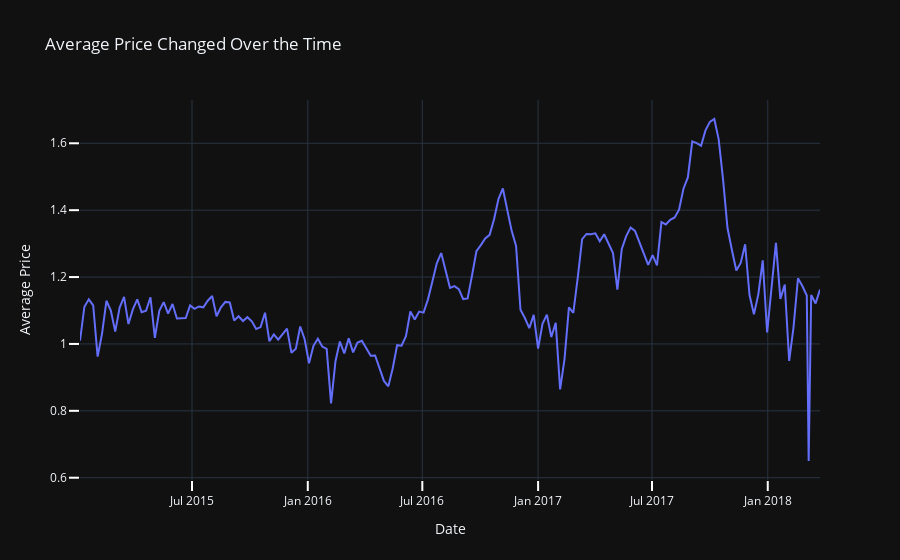

Notebook cell for this chart:
### Code cell
fig = px.line(avg_price_time,x='Date',y='AveragePrice',
      title='Average Price Changed Over the Time', labels=dict(AveragePrice='Average Price'))
style_tick_marks()
fig.show()

### Figure 1 — Plotly figure (JSON) as saved in the notebook; plotly's stock layout.template omitted (floating-point values rounded to 4 significant figures; data arrays with more than 128 entries replaced by an {"elided": "..."} marker saying what was removed)
{"data": [{"hovertemplate": "Date=%{x}<br>Average Price=%{y}<extra></extra>", "legendgroup": "", "line": {"color": "#636efa", "dash": "solid"}, "marker": {"symbol": "circle"}, "mode": "lines", "name": "", "orientation": "v", "showlegend": false, "type": "scatter", "x": {"elided": "170 str values"}, "xaxis": "x", "y": {"elided": "170 float values"}, "yaxis": "y"}], "layout": {"autosize": true, "legend": {"tracegroupgap": 0}, "title": {"text": "Average Price Changed Over the Time"}, "xaxis": {"anchor": "y", "autorange": true, "domain": [0, 1], "range": ["2015-01-04", "2018-03-25"], "tickcolor": "white", "ticklen": 10, "ticks": "outside", "tickwidth": 2, "title": {"text": "Date"}, "type": "date"}, "yaxis": {"anchor": "x", "autorange": true, "domain": [0, 1], "range": [0.5932, 1.729], "tickcolor": "white", "ticklen": 10, "ticks": "outside", "tickwidth": 2, "title": {"text": "Average Price"}, "type": "linear"}}}
